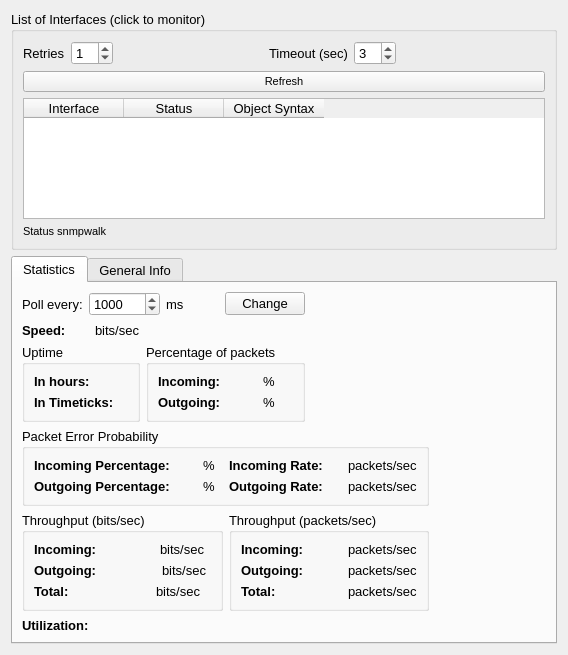
<?xml version="1.0" encoding="UTF-8"?>
<ui version="4.0">
 <class>manage</class>
 <widget class="QWidget" name="manage">
  <property name="geometry">
   <rect>
    <x>0</x>
    <y>0</y>
    <width>568</width>
    <height>655</height>
   </rect>
  </property>
  <property name="font">
   <font>
    <pointsize>10</pointsize>
   </font>
  </property>
  <property name="windowTitle">
   <string>Manage</string>
  </property>
  <layout class="QGridLayout" name="gridLayout_11">
   <item row="0" column="0">
    <widget class="QGroupBox" name="groupBox">
     <property name="font">
      <font>
       <weight>50</weight>
       <bold>false</bold>
      </font>
     </property>
     <property name="title">
      <string>List of Interfaces (click to monitor)</string>
     </property>
     <layout class="QGridLayout" name="gridLayout_10">
      <item row="2" column="0">
       <widget class="QPushButton" name="button_refresh">
        <property name="font">
         <font>
          <pointsize>8</pointsize>
         </font>
        </property>
        <property name="text">
         <string>Refresh</string>
        </property>
       </widget>
      </item>
      <item row="3" column="0" rowspan="2">
       <widget class="QTableWidget" name="tableWidget">
        <property name="font">
         <font>
          <pointsize>10</pointsize>
         </font>
        </property>
        <attribute name="horizontalHeaderDefaultSectionSize">
         <number>100</number>
        </attribute>
        <attribute name="horizontalHeaderMinimumSectionSize">
         <number>50</number>
        </attribute>
        <column>
         <property name="text">
          <string>Interface</string>
         </property>
        </column>
        <column>
         <property name="text">
          <string>Status</string>
         </property>
        </column>
        <column>
         <property name="text">
          <string>Object Syntax</string>
         </property>
        </column>
       </widget>
      </item>
      <item row="5" column="0">
       <widget class="QLabel" name="status_snmpWalk">
        <property name="font">
         <font>
          <pointsize>8</pointsize>
         </font>
        </property>
        <property name="text">
         <string>Status snmpwalk</string>
        </property>
       </widget>
      </item>
      <item row="0" column="0">
       <layout class="QHBoxLayout" name="horizontalLayout">
        <item>
         <widget class="QLabel" name="label_24">
          <property name="text">
           <string>Retries</string>
          </property>
         </widget>
        </item>
        <item>
         <widget class="QSpinBox" name="manage_retries">
          <property name="value">
           <number>1</number>
          </property>
         </widget>
        </item>
        <item>
         <spacer name="horizontalSpacer">
          <property name="orientation">
           <enum>Qt::Horizontal</enum>
          </property>
          <property name="sizeHint" stdset="0">
           <size>
            <width>40</width>
            <height>20</height>
           </size>
          </property>
         </spacer>
        </item>
        <item>
         <widget class="QLabel" name="label_25">
          <property name="text">
           <string>Timeout (sec)</string>
          </property>
         </widget>
        </item>
        <item>
         <widget class="QSpinBox" name="manage_timeout">
          <property name="value">
           <number>3</number>
          </property>
         </widget>
        </item>
        <item>
         <spacer name="horizontalSpacer_2">
          <property name="orientation">
           <enum>Qt::Horizontal</enum>
          </property>
          <property name="sizeHint" stdset="0">
           <size>
            <width>40</width>
            <height>20</height>
           </size>
          </property>
         </spacer>
        </item>
       </layout>
      </item>
     </layout>
    </widget>
   </item>
   <item row="1" column="0">
    <widget class="QTabWidget" name="tabWidget">
     <property name="currentIndex">
      <number>0</number>
     </property>
     <widget class="QWidget" name="tab">
      <attribute name="title">
       <string>Statistics</string>
      </attribute>
      <layout class="QGridLayout" name="gridLayout_8">
       <item row="0" column="0" colspan="3">
        <layout class="QHBoxLayout" name="horizontalLayout_13">
         <item>
          <widget class="QLabel" name="poll_ms_label">
           <property name="text">
            <string>Poll every:</string>
           </property>
          </widget>
         </item>
         <item>
          <widget class="QSpinBox" name="poll_ms">
           <property name="minimum">
            <number>1</number>
           </property>
           <property name="maximum">
            <number>100000</number>
           </property>
           <property name="value">
            <number>1000</number>
           </property>
          </widget>
         </item>
         <item>
          <widget class="QLabel" name="label_9">
           <property name="text">
            <string>ms</string>
           </property>
          </widget>
         </item>
         <item>
          <widget class="QPushButton" name="poll_button">
           <property name="text">
            <string>Change</string>
           </property>
          </widget>
         </item>
        </layout>
       </item>
       <item row="2" column="0">
        <widget class="QGroupBox" name="groupBox_5">
         <property name="title">
          <string>Uptime</string>
         </property>
         <layout class="QGridLayout" name="gridLayout_9">
          <item row="0" column="0">
           <layout class="QHBoxLayout" name="horizontalLayout_2">
            <item>
             <widget class="QLabel" name="uptime_label">
              <property name="font">
               <font>
                <weight>75</weight>
                <bold>true</bold>
               </font>
              </property>
              <property name="text">
               <string>In hours:</string>
              </property>
             </widget>
            </item>
            <item>
             <widget class="QLabel" name="uptime">
              <property name="text">
               <string/>
              </property>
             </widget>
            </item>
           </layout>
          </item>
          <item row="1" column="0">
           <layout class="QHBoxLayout" name="horizontalLayout_3">
            <item>
             <widget class="QLabel" name="timeticks_label">
              <property name="font">
               <font>
                <weight>75</weight>
                <bold>true</bold>
               </font>
              </property>
              <property name="text">
               <string>In Timeticks:</string>
              </property>
             </widget>
            </item>
            <item>
             <widget class="QLabel" name="timeticks">
              <property name="text">
               <string/>
              </property>
             </widget>
            </item>
           </layout>
          </item>
         </layout>
        </widget>
       </item>
       <item row="2" column="1" colspan="2">
        <widget class="QGroupBox" name="groupBox_2">
         <property name="title">
          <string>Percentage of packets</string>
         </property>
         <layout class="QGridLayout" name="gridLayout_4">
          <item row="0" column="0">
           <layout class="QHBoxLayout" name="horizontalLayout_11">
            <item>
             <widget class="QLabel" name="p_in_label">
              <property name="font">
               <font>
                <weight>75</weight>
                <bold>true</bold>
               </font>
              </property>
              <property name="text">
               <string>Incoming:</string>
              </property>
             </widget>
            </item>
            <item>
             <widget class="QLabel" name="p_in">
              <property name="text">
               <string/>
              </property>
             </widget>
            </item>
            <item>
             <widget class="QLabel" name="label_8">
              <property name="text">
               <string>%</string>
              </property>
             </widget>
            </item>
           </layout>
          </item>
          <item row="1" column="0">
           <layout class="QHBoxLayout" name="horizontalLayout_12">
            <item>
             <widget class="QLabel" name="p_out_label">
              <property name="font">
               <font>
                <weight>75</weight>
                <bold>true</bold>
               </font>
              </property>
              <property name="text">
               <string>Outgoing:</string>
              </property>
             </widget>
            </item>
            <item>
             <widget class="QLabel" name="p_out">
              <property name="text">
               <string/>
              </property>
             </widget>
            </item>
            <item>
             <widget class="QLabel" name="label_11">
              <property name="text">
               <string>%</string>
              </property>
             </widget>
            </item>
           </layout>
          </item>
         </layout>
        </widget>
       </item>
       <item row="3" column="0" colspan="4">
        <widget class="QGroupBox" name="groupBox_4">
         <property name="title">
          <string>Packet Error Probability</string>
         </property>
         <layout class="QGridLayout" name="gridLayout_7">
          <item row="0" column="0">
           <layout class="QHBoxLayout" name="horizontalLayout_9">
            <item>
             <widget class="QLabel" name="per_in_label">
              <property name="font">
               <font>
                <weight>75</weight>
                <bold>true</bold>
               </font>
              </property>
              <property name="text">
               <string>Incoming Percentage:</string>
              </property>
             </widget>
            </item>
            <item>
             <widget class="QLabel" name="per_in">
              <property name="text">
               <string/>
              </property>
             </widget>
            </item>
            <item>
             <widget class="QLabel" name="label_12">
              <property name="text">
               <string>%</string>
              </property>
             </widget>
            </item>
           </layout>
          </item>
          <item row="0" column="1">
           <layout class="QHBoxLayout" name="horizontalLayout_14">
            <item>
             <widget class="QLabel" name="per_rate_in_label">
              <property name="font">
               <font>
                <weight>75</weight>
                <bold>true</bold>
               </font>
              </property>
              <property name="text">
               <string>Incoming Rate:</string>
              </property>
             </widget>
            </item>
            <item>
             <widget class="QLabel" name="per_rate_in">
              <property name="text">
               <string/>
              </property>
             </widget>
            </item>
            <item>
             <widget class="QLabel" name="label_20">
              <property name="text">
               <string>packets/sec</string>
              </property>
             </widget>
            </item>
           </layout>
          </item>
          <item row="1" column="0">
           <layout class="QHBoxLayout" name="horizontalLayout_10">
            <item>
             <widget class="QLabel" name="per_out_label">
              <property name="font">
               <font>
                <weight>75</weight>
                <bold>true</bold>
               </font>
              </property>
              <property name="text">
               <string>Outgoing Percentage:</string>
              </property>
             </widget>
            </item>
            <item>
             <widget class="QLabel" name="per_out">
              <property name="text">
               <string/>
              </property>
             </widget>
            </item>
            <item>
             <widget class="QLabel" name="label_13">
              <property name="text">
               <string>%</string>
              </property>
             </widget>
            </item>
           </layout>
          </item>
          <item row="1" column="1">
           <layout class="QHBoxLayout" name="horizontalLayout_15">
            <item>
             <widget class="QLabel" name="per_rate_out_label">
              <property name="font">
               <font>
                <weight>75</weight>
                <bold>true</bold>
               </font>
              </property>
              <property name="text">
               <string>Outgoing Rate:</string>
              </property>
             </widget>
            </item>
            <item>
             <widget class="QLabel" name="per_rate_out">
              <property name="text">
               <string/>
              </property>
             </widget>
            </item>
            <item>
             <widget class="QLabel" name="label_21">
              <property name="text">
               <string>packets/sec</string>
              </property>
             </widget>
            </item>
           </layout>
          </item>
         </layout>
        </widget>
       </item>
       <item row="4" column="0" colspan="2">
        <widget class="QGroupBox" name="groupBox_3">
         <property name="title">
          <string>Throughput (bits/sec)</string>
         </property>
         <layout class="QGridLayout" name="gridLayout_6">
          <item row="0" column="0">
           <layout class="QHBoxLayout" name="horizontalLayout_5">
            <item>
             <widget class="QLabel" name="throughput_bits_in_label">
              <property name="font">
               <font>
                <weight>75</weight>
                <bold>true</bold>
               </font>
              </property>
              <property name="text">
               <string>Incoming:</string>
              </property>
             </widget>
            </item>
            <item>
             <widget class="QLabel" name="throughput_bits_in">
              <property name="text">
               <string/>
              </property>
             </widget>
            </item>
            <item>
             <widget class="QLabel" name="label_5">
              <property name="text">
               <string>bits/sec</string>
              </property>
             </widget>
            </item>
           </layout>
          </item>
          <item row="1" column="0">
           <layout class="QHBoxLayout" name="horizontalLayout_4">
            <item>
             <widget class="QLabel" name="throughput_bits_out_label">
              <property name="font">
               <font>
                <weight>75</weight>
                <bold>true</bold>
               </font>
              </property>
              <property name="text">
               <string>Outgoing: </string>
              </property>
             </widget>
            </item>
            <item>
             <widget class="QLabel" name="throughput_bits_out">
              <property name="text">
               <string/>
              </property>
             </widget>
            </item>
            <item>
             <widget class="QLabel" name="label_4">
              <property name="text">
               <string>bits/sec</string>
              </property>
             </widget>
            </item>
           </layout>
          </item>
          <item row="2" column="0">
           <layout class="QHBoxLayout" name="horizontalLayout_6">
            <item>
             <widget class="QLabel" name="throughput_bits_total_label">
              <property name="font">
               <font>
                <weight>75</weight>
                <bold>true</bold>
               </font>
              </property>
              <property name="text">
               <string>Total:</string>
              </property>
             </widget>
            </item>
            <item>
             <widget class="QLabel" name="throughput_bits_total">
              <property name="text">
               <string/>
              </property>
             </widget>
            </item>
            <item>
             <widget class="QLabel" name="label_6">
              <property name="text">
               <string>bits/sec</string>
              </property>
             </widget>
            </item>
           </layout>
          </item>
         </layout>
        </widget>
       </item>
       <item row="4" column="2" colspan="2">
        <widget class="QGroupBox" name="groupBox_6">
         <property name="title">
          <string>Throughput (packets/sec)</string>
         </property>
         <layout class="QGridLayout" name="gridLayout_5">
          <item row="0" column="0">
           <layout class="QHBoxLayout" name="horizontalLayout_16">
            <item>
             <widget class="QLabel" name="throughput_packets_in_label">
              <property name="font">
               <font>
                <weight>75</weight>
                <bold>true</bold>
               </font>
              </property>
              <property name="text">
               <string>Incoming:</string>
              </property>
             </widget>
            </item>
            <item>
             <widget class="QLabel" name="throughput_packets_in">
              <property name="text">
               <string/>
              </property>
             </widget>
            </item>
            <item>
             <widget class="QLabel" name="label_19">
              <property name="text">
               <string>packets/sec</string>
              </property>
             </widget>
            </item>
           </layout>
          </item>
          <item row="1" column="0">
           <layout class="QHBoxLayout" name="horizontalLayout_17">
            <item>
             <widget class="QLabel" name="throughput_packets_out_label">
              <property name="font">
               <font>
                <weight>75</weight>
                <bold>true</bold>
               </font>
              </property>
              <property name="text">
               <string>Outgoing: </string>
              </property>
             </widget>
            </item>
            <item>
             <widget class="QLabel" name="throughput_packets_out">
              <property name="text">
               <string/>
              </property>
             </widget>
            </item>
            <item>
             <widget class="QLabel" name="label_22">
              <property name="text">
               <string>packets/sec</string>
              </property>
             </widget>
            </item>
           </layout>
          </item>
          <item row="2" column="0">
           <layout class="QHBoxLayout" name="horizontalLayout_18">
            <item>
             <widget class="QLabel" name="throughput_packets_total_label">
              <property name="font">
               <font>
                <weight>75</weight>
                <bold>true</bold>
               </font>
              </property>
              <property name="text">
               <string>Total:</string>
              </property>
             </widget>
            </item>
            <item>
             <widget class="QLabel" name="throughput_packets_total">
              <property name="text">
               <string/>
              </property>
             </widget>
            </item>
            <item>
             <widget class="QLabel" name="label_23">
              <property name="text">
               <string>packets/sec</string>
              </property>
             </widget>
            </item>
           </layout>
          </item>
         </layout>
        </widget>
       </item>
       <item row="5" column="0">
        <layout class="QHBoxLayout" name="horizontalLayout_8">
         <item>
          <widget class="QLabel" name="utilization_label">
           <property name="font">
            <font>
             <weight>75</weight>
             <bold>true</bold>
            </font>
           </property>
           <property name="text">
            <string>Utilization:</string>
           </property>
          </widget>
         </item>
         <item>
          <widget class="QLabel" name="utilization">
           <property name="text">
            <string/>
           </property>
          </widget>
         </item>
        </layout>
       </item>
       <item row="1" column="0">
        <layout class="QHBoxLayout" name="horizontalLayout_7">
         <item>
          <widget class="QLabel" name="ifSpeed_label">
           <property name="font">
            <font>
             <weight>75</weight>
             <bold>true</bold>
            </font>
           </property>
           <property name="text">
            <string>Speed:</string>
           </property>
          </widget>
         </item>
         <item>
          <widget class="QLabel" name="ifSpeed">
           <property name="text">
            <string/>
           </property>
          </widget>
         </item>
         <item>
          <widget class="QLabel" name="label_7">
           <property name="text">
            <string>bits/sec</string>
           </property>
           <property name="alignment">
            <set>Qt::AlignLeading|Qt::AlignLeft|Qt::AlignVCenter</set>
           </property>
          </widget>
         </item>
        </layout>
       </item>
       <item row="2" column="3">
        <spacer name="horizontalSpacer_3">
         <property name="orientation">
          <enum>Qt::Horizontal</enum>
         </property>
         <property name="sizeHint" stdset="0">
          <size>
           <width>40</width>
           <height>20</height>
          </size>
         </property>
        </spacer>
       </item>
       <item row="4" column="4">
        <spacer name="horizontalSpacer_4">
         <property name="orientation">
          <enum>Qt::Horizontal</enum>
         </property>
         <property name="sizeHint" stdset="0">
          <size>
           <width>40</width>
           <height>20</height>
          </size>
         </property>
        </spacer>
       </item>
       <item row="3" column="4">
        <spacer name="horizontalSpacer_5">
         <property name="orientation">
          <enum>Qt::Horizontal</enum>
         </property>
         <property name="sizeHint" stdset="0">
          <size>
           <width>40</width>
           <height>20</height>
          </size>
         </property>
        </spacer>
       </item>
      </layout>
     </widget>
     <widget class="QWidget" name="tab_2">
      <attribute name="title">
       <string>General Info</string>
      </attribute>
      <layout class="QGridLayout" name="gridLayout_12">
       <item row="0" column="0">
        <widget class="QGroupBox" name="groupBox_9">
         <property name="font">
          <font>
           <weight>50</weight>
           <bold>false</bold>
          </font>
         </property>
         <property name="title">
          <string>OID Examples</string>
         </property>
         <layout class="QGridLayout" name="gridLayout_3">
          <item row="1" column="0">
           <layout class="QGridLayout" name="gridLayout">
            <item row="0" column="0">
             <widget class="QLabel" name="label_2">
              <property name="font">
               <font>
                <pointsize>8</pointsize>
                <weight>75</weight>
                <bold>true</bold>
               </font>
              </property>
              <property name="text">
               <string>Object ID</string>
              </property>
             </widget>
            </item>
            <item row="1" column="0" rowspan="2">
             <widget class="QLabel" name="label">
              <property name="font">
               <font>
                <pointsize>8</pointsize>
                <weight>75</weight>
                <bold>true</bold>
               </font>
              </property>
              <property name="text">
               <string>Value</string>
              </property>
             </widget>
            </item>
            <item row="1" column="1" rowspan="2">
             <widget class="QLabel" name="label_value">
              <property name="font">
               <font>
                <pointsize>8</pointsize>
               </font>
              </property>
              <property name="text">
               <string>Empty</string>
              </property>
             </widget>
            </item>
            <item row="3" column="0">
             <widget class="QLabel" name="label_15">
              <property name="font">
               <font>
                <pointsize>8</pointsize>
                <weight>75</weight>
                <bold>true</bold>
               </font>
              </property>
              <property name="text">
               <string>Syntax</string>
              </property>
             </widget>
            </item>
            <item row="3" column="1">
             <widget class="QLabel" name="label_syntax">
              <property name="font">
               <font>
                <pointsize>8</pointsize>
               </font>
              </property>
              <property name="text">
               <string>Empty</string>
              </property>
             </widget>
            </item>
            <item row="4" column="0">
             <widget class="QLabel" name="status_snmpGet">
              <property name="font">
               <font>
                <pointsize>8</pointsize>
               </font>
              </property>
              <property name="text">
               <string>Status snmpget</string>
              </property>
             </widget>
            </item>
            <item row="0" column="1">
             <widget class="QLabel" name="objId">
              <property name="font">
               <font>
                <pointsize>8</pointsize>
               </font>
              </property>
              <property name="text">
               <string>Empty</string>
              </property>
             </widget>
            </item>
           </layout>
          </item>
          <item row="0" column="0">
           <layout class="QGridLayout" name="gridLayout_2">
            <item row="0" column="0">
             <widget class="QPushButton" name="pushButton_sysDescr">
              <property name="font">
               <font>
                <pointsize>8</pointsize>
               </font>
              </property>
              <property name="text">
               <string>sysDescr</string>
              </property>
             </widget>
            </item>
            <item row="0" column="1">
             <widget class="QPushButton" name="pushButton_sysObjectID">
              <property name="font">
               <font>
                <pointsize>8</pointsize>
               </font>
              </property>
              <property name="text">
               <string>sysObjectID</string>
              </property>
             </widget>
            </item>
            <item row="1" column="0">
             <widget class="QPushButton" name="pushButton_sysUpTime">
              <property name="font">
               <font>
                <pointsize>8</pointsize>
               </font>
              </property>
              <property name="text">
               <string>sysUpTime</string>
              </property>
             </widget>
            </item>
            <item row="1" column="1">
             <widget class="QPushButton" name="pushButton_sysContact">
              <property name="font">
               <font>
                <pointsize>8</pointsize>
               </font>
              </property>
              <property name="text">
               <string>sysContact</string>
              </property>
             </widget>
            </item>
            <item row="2" column="0">
             <widget class="QPushButton" name="pushButton_sysName">
              <property name="font">
               <font>
                <pointsize>8</pointsize>
               </font>
              </property>
              <property name="text">
               <string>sysName</string>
              </property>
             </widget>
            </item>
            <item row="2" column="1">
             <widget class="QPushButton" name="pushButton_sysLocation">
              <property name="font">
               <font>
                <pointsize>8</pointsize>
               </font>
              </property>
              <property name="text">
               <string>sysLocation</string>
              </property>
             </widget>
            </item>
           </layout>
          </item>
         </layout>
        </widget>
       </item>
      </layout>
     </widget>
    </widget>
   </item>
  </layout>
 </widget>
 <resources/>
 <connections/>
</ui>
